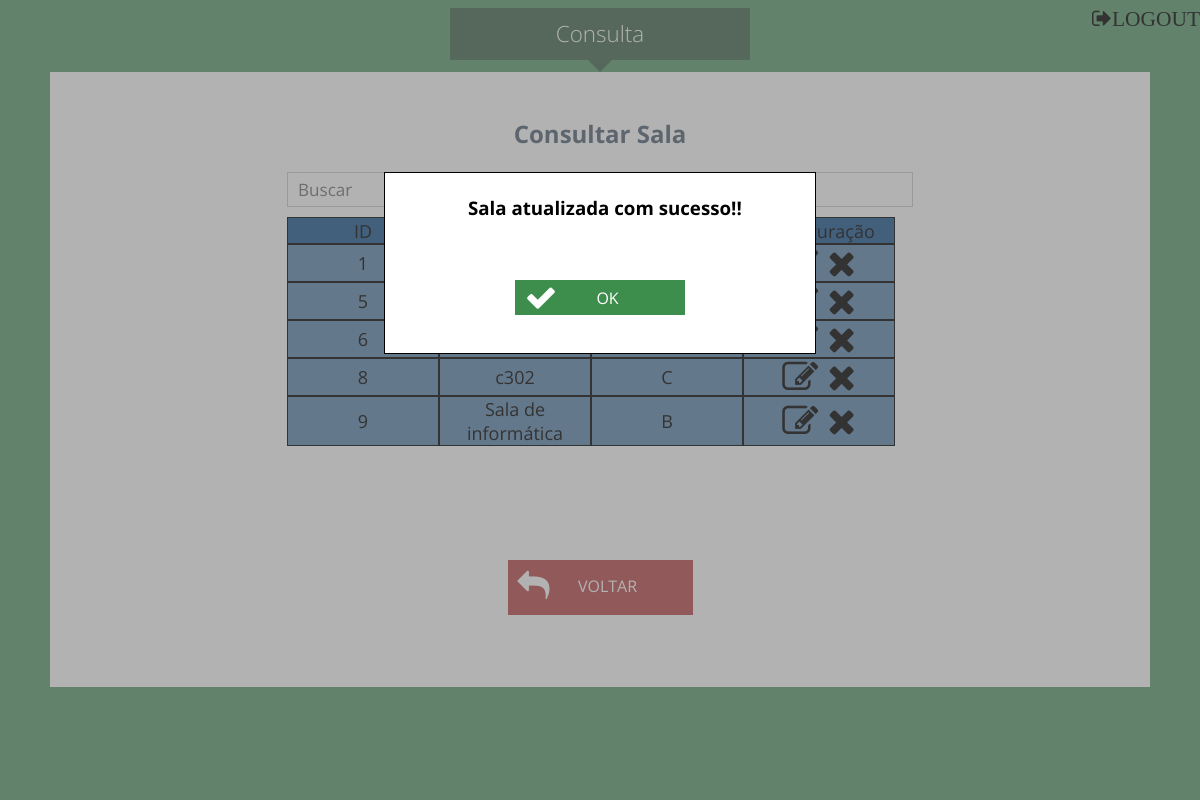
The page /TCC/page/consulta_sala.php?sucess=1 (signed in) on the database its author committed.
### tables this page shows
CREATE TABLE IF NOT EXISTS `sala` (
  `id_sala` int(11) NOT NULL,
  `nr_sala` varchar(20) DEFAULT NULL,
  `bloco_sala` varchar(2) DEFAULT NULL
);

### TCC/page/consulta_sala.php (the view, shortened to what this page needs)
<?php
$verifica=$_SESSION["login"];
if(!empty($verifica))
{
?>
<!DOCTYPE html>
<html>
  <head>
        <link rel="stylesheet" href="../css/EstiloAll.css">
		 <link rel="stylesheet" href="../css/EstiloPages.css">
		<link rel="stylesheet" href="https://maxcdn.bootstrapcdn.com/font-awesome/4.4.0/css/font-awesome.min.css">
  </head>
  <body>
		<a href="../funcao/logout.php"><div id="logoutr"><h6><i class="fa fa-sign-out fa-2x">LOGOUT</i></h6></div></a>
		<div id="login">
			<h1>Consulta</h1>
			<div id="triangle"></div>
		</div>
		<?php
	if(!empty($_GET["sucess"]))
	{
	print '<div id="subpage">
			<div class="pageexclui" style="text-align:center;margin: 100px auto;">
			<br>
				<h3>&nbsp&nbspSala atualizada com sucesso!!</h4>
			<a href="consulta_sala.php"><div style="margin-right: 130px;margin-top:60px;" class="botaose2 botaoselect2">
					<div class="iconssele">
						<i class="fa fa-check fa-2x"></i>
					</div>
					<p>OK</p>
			</div></a>
			</div>
			<div class="subpageselect">
			</div>
		</div>';
	}
	?>
	<div class="mid">
				<div id="alinhamento" class="sidebar-search">
				<br>
				<br>
				</div>
				<div class="midpage">
						<h2>Consultar Sala</h2>
					<br>
					<div class="vizuprocura2">
					<table class="vizualizarcliente2">
					<tr>
								<td><center>ID</center></td>
								<td><center>Nome/Número</center></td>
								<td><center>Bloco</center></td>
								<td><center>Configuração</center></td>
					</tr>
					</table>
					<div class="divvizualizar2">
						<table class="vizualizarcliente lista-clientes">
							<?php
							$pdo = Database::connect();
							$totalrow=1;
							$sql = "SELECT * FROM sala ORDER BY id_sala";
							foreach($pdo->query($sql) as $row)
							{
								$totalrow++;
							}
							if($totalrow>1){
								foreach($pdo->query($sql) as $row)
								{
									echo "<tr>";
									echo "<td><center>".$row["id_sala"]."</center></td>";
									echo "<td><center>".$row["nr_sala"]."</center></td>";
									echo "<td><center>".$row["bloco_sala"]."</center></td>";
									echo "<td width='250'> <center>";
									echo "<a class='but-edit' href='edicao_sala.php?id=".$row["id_sala"]."'><i class='fa fa-pencil-square-o fa-2x'></i></a>";
									echo "<a href='consulta_sala.php?id=".$row["id_sala"]."'><i class='fa fa-close fa-2x'></i></a>";
									echo "</center></td>";
									echo "</tr>";
								}
							}else{
								echo '<center><h4>Não existe salas cadastradas</h4></center>';
							}
							?>
				</table>
			</div>
		</div>
<br><br><br>
							<table>
					<td><a href="../index.php">
							<div class="botao botaovoltar">
							<div class="iconsrela">
								<i class="fa fa-reply fa-2x"></i>
							</div>
							<p>VOLTAR</p>
							</div>
						</a></td>
			</table>
				</div>
	</div>
  </body>
</html>
<?php
}else{
header("Location:../login.php?logout=1");
}
?>

### TCC/css/EstiloAll.css (style rules this page uses)
* { margin:0;padding:0; }
body { background:#5F9F72; font-family:'Open Sans',sans-serif; min-width:1020px; }
td { text-align:right; }
.mid { background-color:white; color:#567; margin-right:50px; margin-left:50px; margin-bottom:10px; min-height: 450px; padding-bottom: 30px; }
a { text-decoration: none; transition: all ease-in-out .2s; }
#login { width: 300px; height: 40px; margin:0 auto; margin-top:8px; margin-bottom:2%; transition:opacity 1s; -webkit-transition:opacity 1s; }
#triangle { width:0; border-top:12px solid #456B50; border-right:12px solid transparent; border-left:12px solid transparent; margin:0 auto; }
#login h1 { background: #456B50; padding-top: 10px; padding-bottom: 17px; font-size: 140%; font-weight: 300; text-align: center; color: #fff; height: 25px; }
.botao { width:170px; height:60px; text-align:center; position:relative; border:0; font-family:'Open Sans',sans-serif; font-size:100%; color:#fff; margin:20px; cursor:pointer; transition:background .3s; -webkit-transition:background .3s; padding-top:15px; padding-left:15px; }
table { margin:0 auto; }
.midpage { text-align:center; width:100%; margin-top: 1px; margin-bottom:20px; }
.botaoselect2 { background:#3D8D4D; height:20px; }
.botaoselect2 p { padding-top:7px; padding-left:15px; }
.botaose2 { width:170px; height:35px; text-align:center; position:relative; border:0; font-family:'Open Sans',sans-serif; font-size:100%; color:#fff; margin: 10px 20px; float:right; cursor:pointer; transition:background .3s; -webkit-transition:background .3s; }
div.iconssele { bottom: 0; margin: auto; position: absolute; left: 10px; top: 2px; text-align: center; }
#subpage { margin:0 auto; position:fixed; width:100%; height:100%; z-index:9; }
.subpageselect { margin:0 auto; position:fixed; width: 500%; height: 500%; background: #666666; filter: alpha(opacity=50); -moz-opacity: 0.5; -khtml-opacity: 0.5; opacity: 0.5; margin-top: -1000px; margin-left: -600px; z-index:1; }
.vizualizarcliente i { color:black; }
.pageexclui { width:430px; height:180px; position:fixed; border:1px solid black; background-color:white; margin: -150px auto; z-index:2; left: 0; right: 0; }
#logoutr { float:right; color:black; }

### TCC/css/EstiloPages.css (style rules this page uses)
.botaovoltar { background:#BD4C4C; height:40px; }
div.iconsrela { bottom: 0; margin: auto; position: absolute; left: 10px; top: 10px; text-align: center; }
.vizualizarcliente tr td { border:1px solid black; width:150px; max-width:150px; height:25px; }
.vizualizarcliente td { height: 30px; background-color: #628AB1; color: black; border-bottom: 1px dotted #baaea3; border-top: 1px dotted #baaea3; }
.vizualizarcliente { background-color: #baaea3; text-align: left; border-spacing: 0px; margin-left: 0; }
.vizualizarcliente2 tr td { border:1px solid black; width:150px; height:25px; }
.vizualizarcliente2 { background-color: #baaea3; text-align: left; border-spacing: 0px; margin-left: 0; }
.vizualizarcliente2 td { height: 30px; background-color: #1F5890; color: black; border-bottom: 1px dotted #baaea3; border-top: 1px dotted #baaea3; }
.vizuprocura2 { font-size:18px; width: 626px; height: 300px; margin:0 auto; z-index:1; }
.divvizualizar2 { font-size:18px; width: 626px; height: 283px; margin:0 auto; z-index:1; overflow:scroll; }

### rows shown on the page
sala: id_sala "1"
sala: id_sala "5"
sala: id_sala "6"
sala: id_sala "8", nr_sala "c302", bloco_sala "C"
sala: id_sala "9", nr_sala "Sala de informática", bloco_sala "B"
